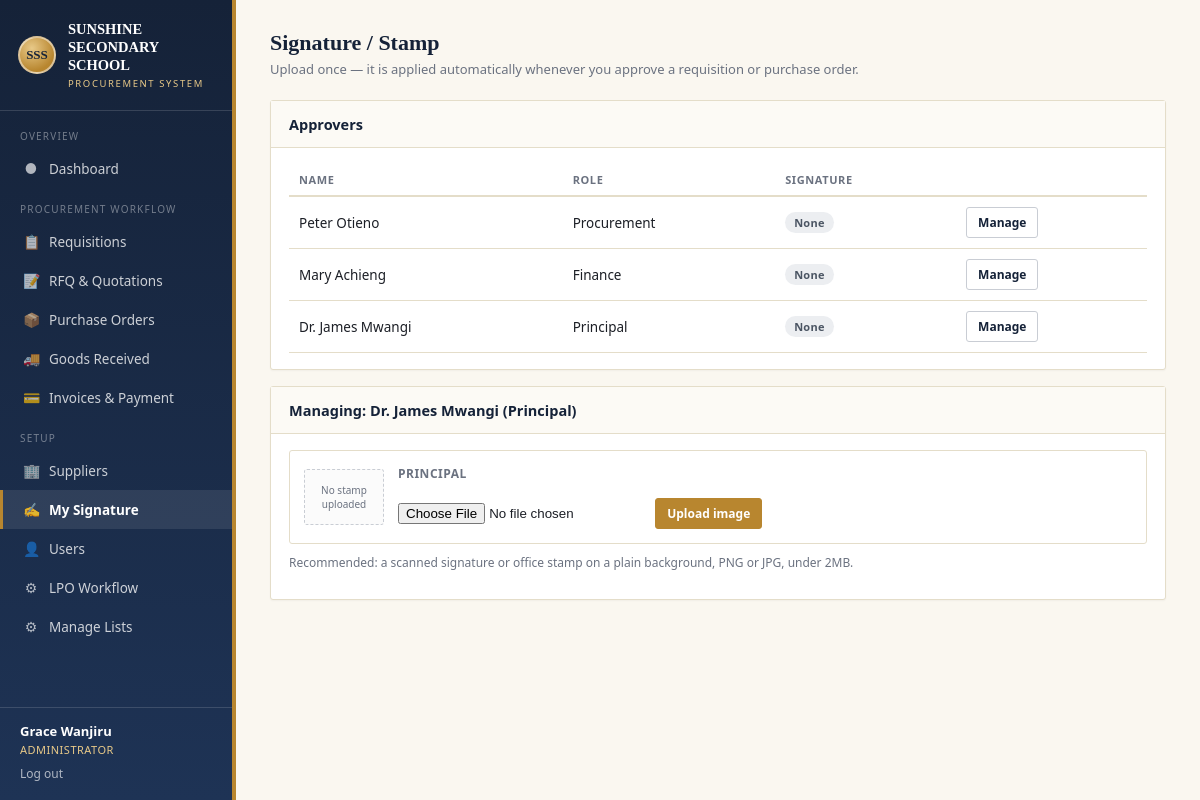
Screenshot of /signatories.php?user_id=4 (signed in) with the database file from the repository.
### tables this page shows
CREATE TABLE IF NOT EXISTS users (
    id              INT UNSIGNED AUTO_INCREMENT PRIMARY KEY,
    name            VARCHAR(150) NOT NULL,
    username        VARCHAR(80)  NOT NULL UNIQUE,
    email           VARCHAR(120) DEFAULT NULL,
    password_hash   VARCHAR(255) NOT NULL,
    role            ENUM('requester','procurement','finance','principal','admin') NOT NULL,
    department      VARCHAR(120) DEFAULT NULL,
    title           VARCHAR(120) DEFAULT NULL,        
    signature_path  VARCHAR(255) DEFAULT NULL,         
    is_active       TINYINT(1) NOT NULL DEFAULT 1,
    created_at      DATETIME NOT NULL DEFAULT CURRENT_TIMESTAMP
);

### includes/functions.php (called while the page is built, shortened)
<?php
function e($str): string
{
    return htmlspecialchars((string)$str, ENT_QUOTES, 'UTF-8');
}
function role_label(string $role): string
{
    return ROLE_LABELS[$role] ?? ucfirst($role);
}

### includes/db.php (called while the page is built, shortened)
<?php
function db(): PDO
{
    static $pdo = null;
    if ($pdo === null) {
        $dsn = 'mysql:host=' . DB_HOST . ';dbname=' . DB_NAME . ';charset=' . DB_CHARSET;
        $pdo = new PDO($dsn, DB_USER, DB_PASS, [
            PDO::ATTR_ERRMODE            => PDO::ERRMODE_EXCEPTION,
            PDO::ATTR_DEFAULT_FETCH_MODE => PDO::FETCH_ASSOC,
            PDO::ATTR_EMULATE_PREPARES   => false,
        ]);
    }
    return $pdo;
}

### includes/auth.php (called while the page is built, shortened)
<?php
require_once __DIR__ . '/db.php';
function current_user(): ?array
{
    static $user = null;
    if ($user === null) {
        $stmt = db()->prepare('SELECT * FROM users WHERE id = ?');
        $stmt->execute([$_SESSION['user_id']]);
        $user = $stmt->fetch() ?: null;
    }
    return $user;
}

### signatories.php (the view, shortened to what this page needs)
<?php
require_once __DIR__ . '/includes/auth.php';
require_once __DIR__ . '/includes/functions.php';
$pdo = db();
$me = current_user();
$targetId = (int)($_GET['user_id'] ?? $me['id']);
$approvers = [];
if ($_SESSION['user_role'] === 'admin') {
    $approvers = $pdo->query("SELECT * FROM users WHERE role IN ('procurement','finance','principal') ORDER BY role")->fetchAll();
}
$target = $pdo->prepare('SELECT * FROM users WHERE id = ?');
$target->execute([$targetId]);
$target = $target->fetch();
$activeNav = 'signatories';
require __DIR__ . '/includes/header.php';
?>
<h1 class="page-title">Signature / Stamp</h1>
<p class="page-sub">Upload once — it is applied automatically whenever you approve a requisition or purchase order.</p>
<?php if ($approvers): ?>
<div class="card">
  <div class="card-header"><span class="htitle">Approvers</span></div>
  <div class="card-body">
    <table class="list">
      <thead><tr><th>Name</th><th>Role</th><th>Signature</th><th></th></tr></thead>
      <tbody>
      <?php foreach ($approvers as $a): ?>
        <tr>
          <td><?= e($a['name']) ?></td>
          <td><?= e(role_label($a['role'])) ?></td>
          <td><?= $a['signature_path'] ? '<span class="badge green">Uploaded</span>' : '<span class="badge gray">None</span>' ?></td>
          <td><a class="btn secondary sm" href="?user_id=<?= (int)$a['id'] ?>">Manage</a></td>
        </tr>
      <?php endforeach; ?>
      </tbody>
    </table>
  </div>
</div>
<?php endif; ?>
<div class="card">
  <div class="card-header"><span class="htitle">Managing: <?= e($target['name']) ?> (<?= e(role_label($target['role'])) ?>)</span></div>
  <div class="card-body">
    <div class="signatory-card">
      <div class="sig-preview">
        <?php if ($target['signature_path']): ?>
          <img src="<?= e($target['signature_path']) ?>" alt="signature">
        <?php else: ?>
          <div class="none">No stamp<br>uploaded</div>
        <?php endif; ?>
      </div>
      <div style="flex:1;min-width:200px;">
        <div style="font-size:12px;text-transform:uppercase;letter-spacing:.5px;color:var(--muted);font-weight:700;"><?= e($target['title'] ?: role_label($target['role'])) ?></div>
        <form method="post" enctype="multipart/form-data" style="margin-top:8px;">
          <input type="file" name="signature" accept="image/png,image/jpeg,image/gif" required>
          <button type="submit" class="btn gold sm" style="margin-top:8px;"><?= $target['signature_path'] ? 'Replace image' : 'Upload image' ?></button>
        </form>
      </div>
    </div>
    <p style="font-size:12px;color:var(--muted);margin-top:10px;">Recommended: a scanned signature or office stamp on a plain background, PNG or JPG, under 2MB.</p>
  </div>
</div>
<?php require __DIR__ . '/includes/footer.php'; ?>

### includes/header.php (shortened to what this page needs)
<?php
require_once __DIR__ . '/functions.php';
$me = current_user();
$role = $_SESSION['user_role'] ?? '';
$activeNav = $activeNav ?? '';
$navGroups = [
    'Overview' => [
        'dashboard' => ['Dashboard', '&#9679;', '/index.php', []],
    ],
    'Procurement Workflow' => [
        'requisitions' => ['Requisitions', '&#128203;', '/requisitions.php', []],
        'rfqs'         => ['RFQ & Quotations', '&#128221;', '/rfqs.php', ['procurement','admin']],
        'lpos'         => ['Purchase Orders', '&#128230;', '/lpos.php', []],
        'grns'         => ['Goods Received', '&#128666;', '/grns.php', ['procurement','admin']],
        'invoices'     => ['Invoices & Payment', '&#128179;', '/invoices.php', ['procurement','finance','admin']],
    ],
    'Setup' => [
        'suppliers'      => ['Suppliers', '&#127970;', '/suppliers.php', ['procurement','admin']],
        'signatories'    => ['My Signature', '&#9997;', '/signatories.php', []],
        'users'          => ['Users', '&#128100;', '/users.php', ['admin']],
        'workflow_config' => ['LPO Workflow', '&#9881;', '/workflow_config.php', ['admin']],
        'admin_manage'   => ['Manage Lists', '&#9881;', '/admin_manage.php', ['admin','procurement']],
    ],
];
?>
<!DOCTYPE html>
<html lang="en">
<head>
<link rel="stylesheet" href="<?= BASE_PATH ?>/assets/css/style.css">
</head>
<body>
<div class="app-shell">
  <aside class="sidebar">
    <div class="sidebar-brand">
      <div class="crest">SSS</div>
      <div>
        <div class="title">SUNSHINE SECONDARY<br>SCHOOL</div>
        <div class="subtitle">Procurement System</div>
      </div>
    </div>
    <nav class="sidebar-nav">
      <?php foreach ($navGroups as $groupLabel => $navItems): ?>
        <?php
          $visibleNavItems = array_filter($navItems, function ($navItem) use ($role) {
              return empty($navItem[3]) || in_array($role, $navItem[3], true);
          });
        ?>
        <div class="group-label"><?= e($groupLabel) ?></div>
        <?php foreach ($visibleNavItems as $navKey => [$navLabel, $navIcon, $navHref, $navRoles]): ?>
          <a href="<?= BASE_PATH . $navHref ?>" class="<?= $activeNav === $navKey ? 'active' : '' ?>">
            <span class="ic"><?= $navIcon ?></span><?= e($navLabel) ?>
          </a>
        <?php endforeach; ?>
      <?php endforeach; ?>
    </nav>
    <div class="sidebar-user">
      <div class="who"><?= e($me['name'] ?? '') ?></div>
      <div class="role"><?= e(role_label($role)) ?></div>
      <a href="<?= BASE_PATH ?>/logout.php">Log out</a>
    </div>
  </aside>
  <div class="content">
    <main>

### rows the page displays
users: name "Grace Wanjiru"
users: name "Peter Otieno", role "Procurement", shows "None"
users: name "Mary Achieng", role "Finance", shows "None"
users: name "Dr. James Mwangi", role "Principal", shows "None", title "PRINCIPAL"

### other values shown
$groupLabel "OVERVIEW"
$navIcon "●"
$navLabel "Dashboard"
$groupLabel "PROCUREMENT WORKFLOW"
$navIcon "📋"
$navLabel "Requisitions"
$navIcon "📝"
$navLabel "RFQ & Quotations"
$navIcon "📦"
$navLabel "Purchase Orders"
$navIcon "🚚"
$navLabel "Goods Received"
$navIcon "💳"
$navLabel "Invoices & Payment"
$groupLabel "SETUP"
